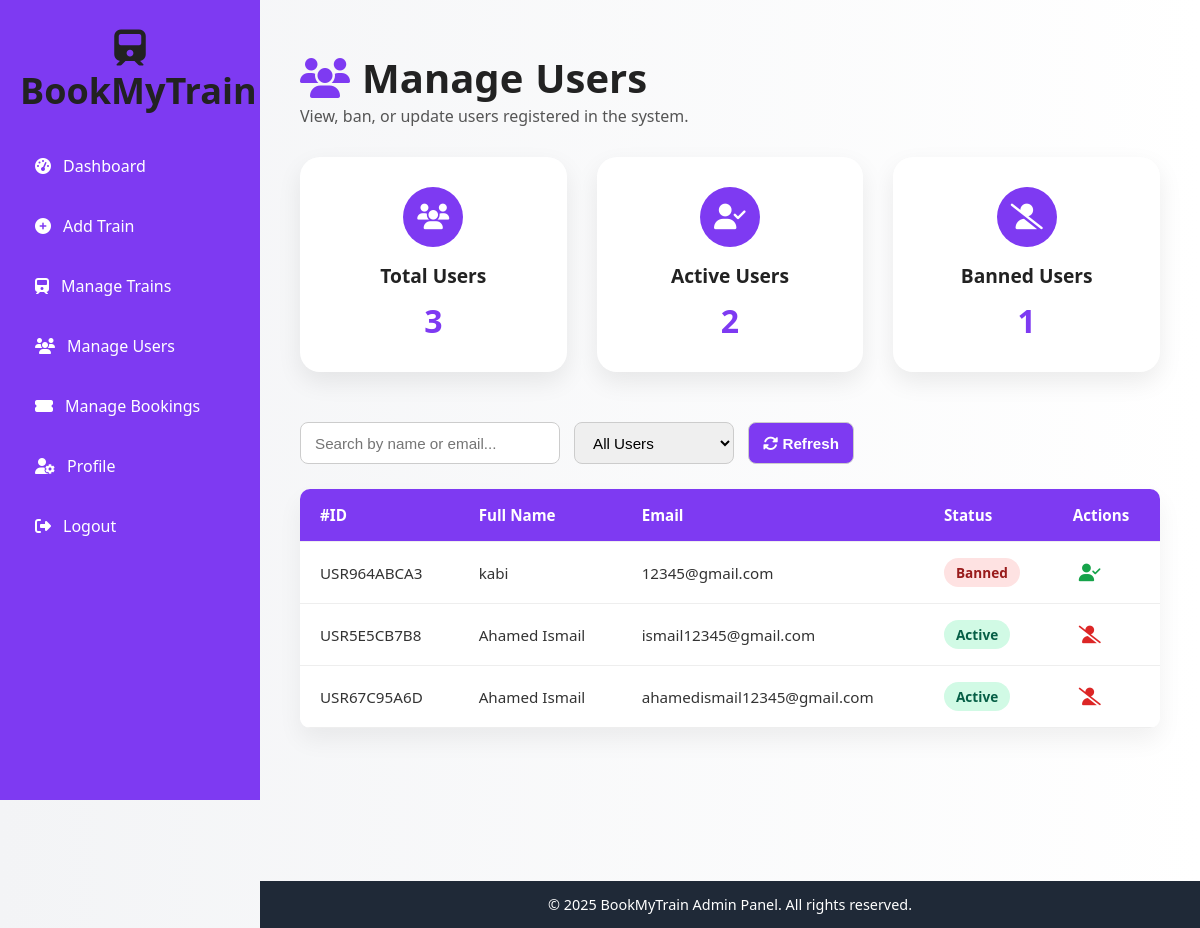
Screenshot of /admin/manage-users.php with the database file from the repository.
### tables this page shows
CREATE TABLE `users` (
  `id` varchar(20) NOT NULL,
  `name` varchar(100) NOT NULL,
  `email` varchar(100) NOT NULL,
  `phone` varchar(20) NOT NULL,
  `address` varchar(255) NOT NULL,
  `password` varchar(255) NOT NULL,
  `status` enum('active','banned') NOT NULL DEFAULT 'active',
  `profile_image` varchar(255) DEFAULT NULL,
  `created_at` timestamp NOT NULL DEFAULT current_timestamp()
);

### admin/manage-users.php (the view, shortened to what this page needs)
<?php
include('../includes/admin-sidebar.php');
include('../config/db.php');
$total = mysqli_num_rows(mysqli_query($conn, "SELECT id FROM users"));
$active = mysqli_num_rows(mysqli_query($conn, "SELECT id FROM users WHERE status='active'"));
$banned = mysqli_num_rows(mysqli_query($conn, "SELECT id FROM users WHERE status='banned'"));
$users = mysqli_query($conn, "SELECT * FROM users ORDER BY created_at DESC");
?>
<link rel="stylesheet" href="https://cdnjs.cloudflare.com/ajax/libs/font-awesome/6.4.0/css/all.min.css">
<link rel="stylesheet" href="https://cdn.jsdelivr.net/npm/aos@2.3.4/dist/aos.css">
<link rel="stylesheet" href="../assets/css/admin/manage-users.css">
<div class="admin-layout">
  <main class="user-section" data-aos="fade-up">
    <div class="user-container">
      <h1><i class="fas fa-users"></i> Manage <span>Users</span></h1>
      <p class="user-subtitle">View, ban, or update users registered in the system.</p>
      <div class="dashboard-cards" data-aos="fade-up">
        <div class="card glass">
          <div class="icon-circle"><i class="fas fa-users"></i></div>
          <h2>Total Users</h2>
          <p><?php echo $total; ?></p>
        </div>
        <div class="card glass">
          <div class="icon-circle"><i class="fas fa-user-check"></i></div>
          <h2>Active Users</h2>
          <p><?php echo $active; ?></p>
        </div>
        <div class="card glass">
          <div class="icon-circle"><i class="fas fa-user-slash"></i></div>
          <h2>Banned Users</h2>
          <p><?php echo $banned; ?></p>
        </div>
      </div>
      <div class="user-controls" data-aos="fade-up">
        <input type="text" placeholder="Search by name or email..." />
        <select>
          <option value="all">All Users</option>
        </select>
        <button class="btn-refresh"><i class="fas fa-sync-alt"></i> Refresh</button>
      </div>
      <div class="user-table-wrapper" data-aos="fade-up">
        <table class="user-table">
          <thead>
            <tr>
              <th>#ID</th>
              <th>Full Name</th>
              <th>Email</th>
              <th>Status</th>
              <th>Actions</th>
            </tr>
          </thead>
          <tbody>
            <?php while ($row = mysqli_fetch_assoc($users)): ?>
              <tr>
                <td><?php echo $row['id']; ?></td>
                <td><?php echo htmlspecialchars($row['name']); ?></td>
                <td><?php echo htmlspecialchars($row['email']); ?></td>
                <td>
                  <?php if ($row['status'] == 'active'): ?>
                    <span class="status badge active">Active</span>
                  <?php else: ?>
                    <span class="status badge banned">Banned</span>
                  <?php endif; ?>
                </td>
                <td>
                  <form method="post" action="update-user-status.php" style="display:inline;">
                    <button type="submit" class="btn action <?php echo $row['status'] == 'active' ? 'ban' : 'unban'; ?>" onclick="return confirm('<?php echo $row['status'] == 'active' ? 'Ban' : 'Unban'; ?> this user?')">
                      <i class="fas fa-user-<?php echo $row['status'] == 'active' ? 'slash' : 'check'; ?>"></i>
                    </button>
                  </form>
                </td>
              </tr>
            <?php endwhile; ?>
          </tbody>
        </table>
      </div>
    </div>
  </main>
</div>
<footer class="admin-footer">
  <p>&copy; <?php echo date("Y"); ?> BookMyTrain Admin Panel. All rights reserved.</p>
</footer>

### admin/manage-users.php (style rules this page uses)
* { margin: 0; padding: 0; box-sizing: border-box; }
.admin-layout { display: flex; padding-bottom: 100px; }
.user-section { margin-left: 260px; padding: 50px 40px; width: calc(100% - 260px); }
h1, h2 { font-weight: bold; color: #222; }
.user-container h1 { font-size: 2.5rem; display: flex; align-items: center; gap: 12px; }
.user-container h1 i { color: #7e3af2; }
.user-subtitle { font-size: 1rem; color: #555; margin-bottom: 30px; }
.dashboard-cards { display: grid; grid-template-columns: repeat(auto-fit, minmax(240px, 1fr)); gap: 30px; margin-bottom: 50px; }
.card.glass { background: #fff; border-radius: 20px; padding: 30px 20px; text-align: center; box-shadow: 0 10px 25px rgba(0, 0, 0, 0.08); }
.icon-circle { width: 60px; height: 60px; background: #7e3af2; border-radius: 50%; color: white; font-size: 1.6rem; display: flex; justify-content: center; align-items: center; margin: 0 auto 15px; }
.card h2 { font-size: 1.2rem; margin-bottom: 10px; }
.card p { font-size: 2rem; font-weight: 600; color: #7e3af2; }
.user-controls { display: flex; flex-wrap: wrap; gap: 14px; align-items: center; margin-bottom: 25px; }
.user-controls input, .user-controls select, .user-controls button { height: 42px; border-radius: 8px; border: 1px solid #ccc; font-size: 0.95rem; padding: 0 14px; }
.user-controls input { width: 260px; }
.user-controls select { width: 160px; }
.btn-refresh { background-color: #7e3af2; color: white; border: none; cursor: pointer; font-weight: 600; }
.user-table-wrapper { overflow-x: auto; border-radius: 10px; background: #fff; box-shadow: 0 12px 24px rgba(0,0,0,0.06); margin-bottom: 50px; }
.user-table { width: 100%; min-width: 850px; border-collapse: collapse; }
.user-table thead { background: #7e3af2; color: white; }
.user-table th, .user-table td { padding: 16px 20px; text-align: left; font-size: 0.95rem; border-bottom: 1px solid #eee; }
.status.badge { padding: 5px 12px; border-radius: 20px; font-weight: bold; font-size: 0.85rem; display: inline-block; text-align: center; }
.status.active { background: #d1fae5; color: #065f46; }
.status.banned { background: #fee2e2; color: #991b1b; }
.btn.action { border: none; background: transparent; font-size: 1.1rem; margin: 0 6px; cursor: pointer; transition: transform 0.2s ease; }
.btn.ban { color: #dc2626; }
.btn.unban { color: #16a34a; }
.admin-footer { position: fixed; bottom: 0; left: 260px; width: calc(100% - 260px); background: #1f2937; color: #fff; text-align: center; padding: 14px 20px; font-size: 0.9rem; z-index: 999; }

### rows the page displays
users: id "USR964ABCA3", name "kabi", email "12345@gmail.com", status "Banned"
users: id "USR5E5CB7B8", name "Ahamed Ismail", email "ismail12345@gmail.com", status "Active"
users: id "USR67C95A6D", name "Ahamed Ismail", email "ahamedismail12345@gmail.com", status "Active"

### other values shown
$total "3"
$active "2"
$banned "1"
